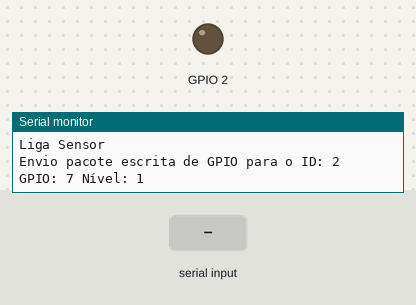
Simulated run of this sketch. Board: ESP8266 (NodeMCU). Shown: output pins drawn as LEDs (lit = HIGH), the last lines printed to the serial monitor. Inputs (shaded band) come from the test bench. WiFi joins after 1.5 s; servers stay silent unless stated.

Above: at 4.7 s.
4.8 s: "Federal 2014\n" received over the second serial link
At 14.7 s:
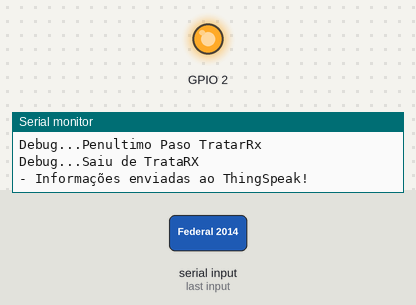
Timing chart, 0 to 16.4 s (numbered marks = the images above; inputs shaded):
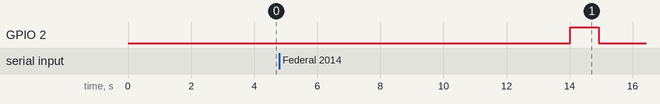

The sketch:

MestreIncendio.ino
```cpp
//=======================================================================================//
/*  Modificado por Ivanovich 17/06.  Liga uma saida do RAdio e le a entrada analogica, desliga a saida do radio

 Radioenge Equip. de Telecom.
 Abril de 2020
 Código exemplo para uso dos módulos LoRaMESH com o ESP8266 + ThingSpeak

 Fontes consultadas:
https://circuits4you.com/2018/01/02/esp8266-timer-ticker-example/ 08-04-2020
https://stackoverflow.com/questions/5697047/convert-serial-read-into-a-useable-string-using-arduino //08/04/2020
https://www.filipeflop.com/blog/esp8266-com-thingspeak/ //13-04-2020

 */


#include <ESP8266WiFi.h>
//#include <Ticker.h>
#include<SoftwareSerial.h>
//========SoftwareSerial==================
SoftwareSerial SWSerial(4, 5);  //D2, D1 : Será usada a serial por software para deixar livre a serial do monitor serial
//===============Timer====================
//Ticker blinker;

/* defines - wi-fi */
//#define SSID_REDE "Federal 2014" /* coloque aqui o nome da rede que se deseja conectar */
//#define SENHA_REDE "bucaramanga" /* coloque aqui a senha da rede que se deseja conectar */
#define SSID_REDE "ENG_TER_2G" /* coloque aqui o nome da rede que se deseja conectar */
#define SENHA_REDE "engenharia235" /* coloque aqui a senha da rede que se deseja conectar */
//#define SSID_REDE "iPhone de Ivan" /* coloque aqui o nome da rede que se deseja conectar *
//#define SENHA_REDE "1234567n" /* coloque aqui a senha da rede que se deseja conect


//#define INTERVALO_ENVIO_THINGSPEAK 60000 /* intervalo entre envios de dados ao ThingSpeak (em ms) */

#define LED_PLACA 16


/* constantes e variáveis globais */
char endereco_api_thingspeak[] = "api.thingspeak.com";
String chave_escrita_thingspeak = "DMU34DLNR83EQP4G";  /* Coloque aqui sua chave de escrita do seu canal */
unsigned long last_connection_time;
bool first_time=true;

//constantes e variáveis globais
unsigned long millisTarefa1 = millis();
const unsigned long timeGetInfo =1200000;  //Tempo para puxar dados do sensor 20 minutos
char EnderecoAPIThingSpeak[] = "api.thingspeak.com";
//String ChaveEscritaThingSpeak = "6S9XXXXXXXXXX5T4"; //Write API Key da sua conta no ThingSpeak.com


long lastConnectionTime;
WiFiClient client;
int count = 0;
char inData[255]; // Buffer com tamanho suficiente para receber qualquer mensagem
char inChar=-1; // char para receber um caractere lido
byte indice = 0; // índice para percorrer o vetor de char = Buffer
const int nRadios=5;
int listaEndDevices[nRadios] = {2,2,2,2,2};//pode aumentar o tamanho do arry e incluir um novo ID. coloquei 1,2,1,2,1 ... porque no teste só temos os IDs 1 e 2 ... em uma rede maior ... deve-se cololcar os IDs existentes 1,2,3,50,517, 714,... qualquer inteiro de 1 até 1023.
int polingID=0;//usado para escolher qual ID do vetor acima será usado.
char flag= false; //flag usada para avisar que a serial recebeu dados
char comandos = 0;//usado para escolher qual comando enviar.
char listaGPIO[]={5,0}; // usado para ler as GPIOs que estão neste vetor ... pode-se ler da 0 até 7
char mensaje='a';
long valorAD;
//===============================================================================
////Timer : Quando este timer "estourar" ... o led mudará seu estado e será incrementado o tempo usado no polling.
//void ICACHE_RAM_ATTR onTimerISR(){
//    digitalWrite(LED_BUILTIN,!(digitalRead(LED_BUILTIN)));  //Toggle LED Pin
//    timer1_write(600000);//12us
//    count++;
//}
//================================================================================

// ===================== protótipos das funções  =================================
char lerSerial();
//char TrataRX(byte indice);
void TrataRX(byte indice);
void escreve(int contador);
char LerGPIO(int id, char gpio);
char SetGPIO(int id, char gpio, char nivel);
uint16_t CalculaCRC(char* data_in, uint32_t length);
void EnviarSerial(int id, char mensaje, int muda);
void lerRadio();
void envia_informacoes_thingspeak(String string_dados);
//================================================================================


void setup() {

  Serial.begin(9600);
  SWSerial.begin(9600);

  last_connection_time = 0;

    /* Inicializa sensor de temperatura e umidade relativa do ar */

    /* Inicializa e conecta-se ao wi-fi */
  init_wifi();

  // connect to wifi.
//  WiFi.begin(WIFI_SSID, WIFI_PASSWORD);
//  Serial.print("conectando");
//  while (WiFi.status() != WL_CONNECTED)
//  {
//    Serial.print("Conectando...\n");
//    delay(500);
//  }
//  Serial.println();
//  Serial.print("conectado: ");
//  Serial.println(WiFi.localIP());
  pinMode(LED_BUILTIN, OUTPUT); // Initialize the LED_BUILTIN pin as an output
  //Initialize Ticker every 0.5s
//  timer1_attachInterrupt(onTimerISR);
//  timer1_enable(TIM_DIV16, TIM_EDGE, TIM_SINGLE);
//  timer1_write(600000); //120 ms altera o tempo do timer para 120ms
}


// the loop function runs over and over again forever
void loop() {
  char dois='2';
  char um='1';
  int id;
  char fields_a_serem_enviados[100] = {0};
//EnviarSerial(2, dois,2);
//digitalWrite(LED_BUILTIN, HIGH);
//delay(5000);
//EnviarSerial(2,um,1);
//digitalWrite(LED_BUILTIN, LOW);
//delay(5000);
//flag= LerSerial(); // verifica se a serial por software recebeu alguma informação. Ser quiser usar a serial nativa para receber dados...  tem que implementar uma nova função.
 if (client.connected())
    {
        client.stop();
        Serial.println("- Desconectado do ThingSpeak");
        Serial.println();
    }

    /* Garante que a conexão wi-fi esteja ativa */
    verifica_conexao_wifi();

if (((millis() - millisTarefa1)>timeGetInfo) || (first_time==true))
{
        first_time=false;
        //int id_radio=listaEndDevices[id];
        millisTarefa1=millis();
        id=listaEndDevices[polingID%nRadios];
        //LerNivelRx(id);//%nRadios porque o array com IDs de EndDevices a ser percorrido só tem 5 endereços... pode-se diminuir ou aumentar ... depende do número de IDs/EndDevices existentes na rede
        //lerRadio();

        Serial.println("Liga Sensor");//imprime na serial do monitor
        SetGPIO(id, 0x07, 0x01); //IMPORTANTE: Aqui temos uma ação... Se a entrada digital estiver em nível alto então... é chamada a função SetGPIO que por sua vez envia o comando para ligar a o gpio 7 e acinar o Relé ...
        lerRadio();
        Serial.println("Terminou Trecho do LigaSensor");
        delay(4000);

        Serial.println("Solicita leitura da entrada análoga");//imprime na serial do monitor
        LerGPIO(id, listaGPIO[0]);//%5 porque o array com IDs de EndDevices a ser percorrido só tem 5 endereços
        valorAD=0; //Zera o valor analógico - Teste para zerar o valor no thingspeak quando não recebe dado
        lerRadio();

        sprintf(fields_a_serem_enviados,"field1=%.2f&field2=%.2f", (3.3/4096)*valorAD,(3.3/4096)*valorAD);
        envia_informacoes_thingspeak(fields_a_serem_enviados);

        Serial.println("Desliga Sensor");//imprime na serial do monitor
        SetGPIO(id, 0x07, 0x00); //IMPORTANTE: Aqui temos uma ação... Se a entrada digital estiver em nível alto então... é chamada a função SetGPIO que por sua vez envia o comando para ligar a o gpio 7 e acinar o Relé ...
        lerRadio();
        polingID++;

}


}

void lerRadio()
{
  delay(1000);
  flag= LerSerial(); // verifica se a serial por software recebeu alguma informação. Ser quiser usar a serial nativa para receber dados...  tem que implementar uma nova função.
  if (flag)//pode-se colocar o LerSerial() dentro do if, mas fica mais claro de mostrar usando a flag.
  {
     TrataRX(indice);//chama a função que vai interpretar o que foi recebido na serial por software
     Serial.println("Debug...Saiu de TrataRX");
  }
  delay(2000);
}

//======================  função para ENVIO TRANSPARENTE ====================
void EnviarSerial(int id, char mensaje,int muda) //02 00 C2 01 07 01 00 6A 65  //02 00 C2 01 07 00 00 6B F5
{
  char id_lsb = id&0xFF; //separando o ind em dois bytes para enviar no pacote; &0xFF pega somente os 8 bits menos significativos
  char id_msb = (id>>8)&0xFF;//bitwise desloca os 8 bits mais signficativos e pega somente a parte msb do int
  char comando = 28; // comando referente a GPIO
  char sub_cmd_escrita_gpio = 0x01; //comando de escrita/acionamento da GPIO
  //char pacote[]={id_lsb, id_msb, comando,mensaje, 0x0D,0x0A, 0x00,0x00};
  char pacote[]={id_lsb, id_msb, comando,mensaje, 0x00,0x00};
  int crc = CalculaCRC(pacote, 4);
  pacote[4] = crc&0xFF;
  pacote[5]= ((crc>>8)&0xFF);


  SWSerial.write(pacote,6);//para enviar qualquer pacote para o EndDevice use a função write!
  Serial.print("Envio pacote escrita de GPIO para o ID: ");//somente para aparecer no monitor serial do Arduino
  Serial.print(id);
  Serial.print(" Mensaje Enviado: ");
  Serial.print(mensaje);
  Serial.print(" PacoteEnviado ");
  for (int i=0; i<6; i++)
  {
  Serial.print(pacote[i],DEC);
  Serial.print("|");

  }

  Serial.println("End");
}
//=========================== função para vericar se recebeu alguma informação na serial por software pinos D1 e D2 ===================
char LerSerial( )
{
    indice=0;
    while (SWSerial.available() > 0) // Don't read unless// there you know there is data
    {
        if(indice < 254) // One less than the size of the array
        {
            inChar = SWSerial.read(); // Read a character
            inData[indice] = inChar; // Store it
            delay (10);
            indice++; // Increment where to write next
            inData[indice] = '\0'; // Null terminate the string
        }
    }
    if(indice>0)
    {
        return(1); //retorno da função avisando que recebeu dados na serial
    }
    else
    {
      return (0);
    }

}
//-----------------------------------------------------------------------------//

//================== tratamento do que recebeu na serial ========================
void TrataRX(byte indice) //IMPORATANTE: O terceiro byte [2] é sempre o comando... sabendo o comando sabemos como tratar o restante do pacote
{
      //Serial.println(inData); //mostra no console serial
      for (byte i = 0; i < 14; i++)
      {
        Serial.print(i, DEC);
        Serial.print(" = ");
        Serial.print(inData[i],DEC);
        Serial.print("|");
      }
      Serial.println();
      if(indice>5)//verifica se recebeu uma reposta de comando maior que 5 bytes para não ler dados inválidos
      {
        int id=inData[0]+inData[1]*256;//id msb*256+id lsb converte os dois primeiros bytes em um int que é o id do EndDevice de origem
        if(inData[2] == 0xD5)//0xD5 ou 213 decimal é o comando de leitura de nível de RX byte3=máximo byte 4 = médio byte 5=nmínimo
        {
          char sinal = inData[6]; //valor médio do nível de RX do EndDevice no sétimo byte do array
          char buf[35];//buffer para montar uma string a ser envida na serial do monitor
          sprintf(buf,"ID Origem: %d Nivel RX: -%d dBm",id, sinal);  //format two ints into character array
          Serial.println(buf);
        }
        if(inData[2] == 0xC2 )//resposta de comando na GPIO
        {
          if(inData[4] == 0x00 && inData[3] == 0x00)//[4]== 0: resposta ok. sem erro! [3] == 0: resposta de leitura
          {

            if(inData[6] & 0x80)//verifica se o primeiro bit do byte 6 é 1... se for 1.. o pacote contém a resposta de uma porta digitial então o próximo byte pode ser zero ou um
            {
              Serial.println("Leitura de GPIO / Porta Digital"); //imprime na serial do monitor ... somente para acompanhar o que está acontecendo.
              Serial.print("EndDevice id: ");//imprime na serial do monitor .
              Serial.print(id);//imprime na serial do monitor .
              Serial.print("  GPIO: ");//imprime na serial do monitor .
              Serial.println((int)inData[5]);//qual GPIO de 0 a 7//imprime na serial do monitor .
              char infoTTS[15] = {0};
              char valor = '0';
              if(inData[7] == 1)
              {
                Serial.println("Nível Alto");//imprime na serial do monitor
                valor = '1';
                Serial.println("Envia comando para ligar a gpio07");//imprime na serial do monitor
                SetGPIO(id, 0x07, 0x01); //IMPORTANTE: Aqui temos uma ação... Se a entrada digital estiver em nível alto então... é chamada a função SetGPIO que por sua vez envia o comando para ligar a o gpio 7 e acinar o Relé ...
              }
              else
              {
                Serial.println("Nível Baixo");
                valor = '0';
                Serial.println("Envia comando para desligar a gpio07");
                SetGPIO(id, 0x07, 0x00); //IMPORTANTE: Aqui temos uma ação... Se a entrada digital estiver em baixo alto então... é chamada a função SetGPIO que por sua vez envia o comando para desligar a o gpio 7 e acinar o Relé ...
              }
               if(id == 1)//Aqui como na rede de testes temos somente o ID 1 e ID2
                {
                  sprintf(infoTTS,"field2=%c", valor );
                }
                else if(id == 2)
                {
                  sprintf(infoTTS,"field4=%c", valor );
                }
              //EnvioTheThingSpeak(infoTTS);
            }
            else //resposta de leitura de uma porta analógica
            {

              Serial.println("Leitura de GPIO / Porta Analógica");//imprime na serial do monitor
              Serial.print("EndDevice id: ");
              Serial.print(id);
              Serial.print("  GPIO: ");
              Serial.print((int)inData[5]);//qual GPIO de 0 a 7
              valorAD=inData[6]*256+inData[7];
              Serial.print("Leitura em BITs: ");
              Serial.println(valorAD);
              Serial.print("Leitura em Volts: ");
              Serial.println((3.3/4096)*valorAD);
              char infoTTS[15] = {0};
              if(id == 1)
                {
                  sprintf(infoTTS,"field1=%.2f", ((3.3/4096)*valorAD) );
                }
                else if(id == 2)
                {
                  sprintf(infoTTS,"field3=%.2f", ((3.3/4096)*valorAD) );
                }
                Serial.println("Debug...Saindo da leitura de volts");
              //EnvioTheThingSpeak(infoTTS);
            }
          }
          else if(inData[4] == 0x01)
          {
            Serial.println("Erro na leitura ou tentativa de ler uma porta configurada como saída.");
          }
          else if(inData[3] == 0x01)
          {
            Serial.println("Comando de setGpio foi recebido pelo endDevice.");
          }
        }
        Serial.println("Debug...AntePenultimo Paso TratarRx");
      }
      Serial.println("Debug...Penultimo Paso TratarRx");
}

//====================================================
void escreve(int contador)
{
   Serial.println(count);
}
//=====================================================

//===================cálculo do CRC16==================
/**
*@brief Calcula CRC16.
*@param data_in: Ponteiro para o buffer contendo os dados.
*@param length: Tamanho do buffer
*@retval Valor de 16 bits representando o CRC16 do buffer
fornecido. */
#define CRC_POLY (0xA001)
uint16_t CalculaCRC(char* data_in, uint32_t length)
{
uint32_t i;
uint8_t bitbang, j;
uint16_t crc_calc;
crc_calc = 0xC181;
for(i=0; i<length; i++)
{
crc_calc ^= ((uint16_t)data_in[i]) & 0x00FF;
for(j=0; j<8; j++)
{
bitbang = crc_calc;
crc_calc >>= 1;
if(bitbang & 1)
{
crc_calc ^= CRC_POLY;
}
}
}
return crc_calc;
}
//==========================================================================

//===================  função para leitura no nível de RX  =================
char LerNivelRx(int id)
{
  char id_lsb = id&0xFF; //separando o ind em dois bytes para enviar no pacote; &0xFF pega somente os 8 bits menos significativos
  char id_msb = (id>>8)&0xFF;//bitwise desloca os 8 bits mais signficativos e pega somente a parte msb do int
  char comando = 0xD5;//comando de leitura do nível de recepção
  char pacote[]={id_lsb, id_msb, comando,0x00, 0x00, 0x00, 0x00,0x00};
  int crc = CalculaCRC(pacote, 6);
  pacote[6] = crc&0xFF;
  pacote[7]= ((crc>>8)&0xFF);
  SWSerial.write(pacote,8);//para enviar qualquer pacote para o EndDevice use a função write!
  Serial.print("Envio pacote leitura de nível de RX \"RSSI\" para o ID: ");//somente para aparecer no monitor serial do Arduino
  Serial.println(id);
  return(1);
}

//==========================================================================

//======================  função para leitura das GPIO  ====================
char LerGPIO(int id, char gpio)
{
  char id_lsb = id&0xFF; //separando o ind em dois bytes para enviar no pacote; &0xFF pega somente os 8 bits menos significativos
  char id_msb = (id>>8)&0xFF;//bitwise desloca os 8 bits mais signficativos e pega somente a parte msb do int
  char comando = 0xC2; //comando referente a GPIO
  char sub_cmd_leitura_gpio = 0x00; // subcomando de leitura da GPIO
  char pacote[]={id_lsb, id_msb, comando, sub_cmd_leitura_gpio, gpio, 0x00, 0x00,0x00};
  //char pacote[]={id_lsb, id_msb, comando, sub_cmd_leitura_gpio, 0x00, gpio,  0x00,0x00};
  int crc = CalculaCRC(pacote, 6);
  pacote[6] = crc&0xFF;
  pacote[7]= ((crc>>8)&0xFF);
  SWSerial.write(pacote,8);
  Serial.print("Envio pacote leitura de GPIO para o ID: ");//somente para aparecer no monitor serial do Arduino
  Serial.print(id);
  Serial.print(" GPIO: ");
  Serial.println(gpio,DEC);
  return(1);
}

//==========================================================================

//======================  função para Acionamento da GPIO  ====================
char SetGPIO(int id, char gpio, char nivel) //02 00 C2 01 07 01 00 6A 65  //02 00 C2 01 07 00 00 6B F5
{
  char id_lsb = id&0xFF; //separando o ind em dois bytes para enviar no pacote; &0xFF pega somente os 8 bits menos significativos
  char id_msb = (id>>8)&0xFF;//bitwise desloca os 8 bits mais signficativos e pega somente a parte msb do int
  char comando = 0xC2; // comando referente a GPIO
  char sub_cmd_escrita_gpio = 0x01; //comando de escrita/acionamento da GPIO
  char pacote[]={id_lsb, id_msb, comando, sub_cmd_escrita_gpio, gpio, nivel, 0x00,0x00};
  int crc = CalculaCRC(pacote, 6);
  pacote[6] = crc&0xFF;
  pacote[7]= ((crc>>8)&0xFF);
  SWSerial.write(pacote,8);
  Serial.print("Envio pacote escrita de GPIO para o ID: ");//somente para aparecer no monitor serial do Arduino
  Serial.print(id);
  Serial.print(" GPIO: ");
  Serial.print(gpio,DEC);
  Serial.print(" Nível: ");
  Serial.println(nivel,DEC);
  return(1);
}

/* Função: envia informações ao ThingSpeak
* Parâmetros: String com a informação a ser enviada
* Retorno: nenhum
*/
void envia_informacoes_thingspeak(String string_dados)
{
    if (client.connect(endereco_api_thingspeak, 80))
    {
        /* faz a requisição HTTP ao ThingSpeak */
        client.print("POST /update HTTP/1.1\n");
        client.print("Host: api.thingspeak.com\n");
        client.print("Connection: close\n");
        client.print("X-THINGSPEAKAPIKEY: "+chave_escrita_thingspeak+"\n");
        client.print("Content-Type: application/x-www-form-urlencoded\n");
        client.print("Content-Length: ");
        client.print(string_dados.length());
        client.print("\n\n");
        client.print(string_dados);

        last_connection_time = millis();
        Serial.println("- Informações enviadas ao ThingSpeak!");
        piscar(900);
    }
}
void init_wifi(void)
{
    Serial.println("------WI-FI -----");
    Serial.println("Conectando-se a rede: ");
    Serial.println(SSID_REDE);
    Serial.println("\nAguarde...");

    conecta_wifi();
}

/* Função: conecta-se a rede wi-fi
* Parametros: nenhum
* Retorno: nenhum
*/
void conecta_wifi(void)
{
    /* Se ja estiver conectado, nada é feito. */
    if (WiFi.status() == WL_CONNECTED)
    {
        return;
    }

    /* refaz a conexão */
    WiFi.begin(SSID_REDE, SENHA_REDE);

    while (WiFi.status() != WL_CONNECTED)
    {
        delay(100);
        digitalWrite(LED_PLACA, LOW);
    }

    Serial.println("Conectado com sucesso a rede wi-fi \n");
    Serial.println(SSID_REDE);
    digitalWrite(LED_PLACA, HIGH);
    piscar(500);
    piscar(500);
}

/* Função: verifica se a conexao wi-fi está ativa
* (e, em caso negativo, refaz a conexao)
* Parametros: nenhum
* Retorno: nenhum
*/
void verifica_conexao_wifi(void)
{
    conecta_wifi();
}

/* Função para piscar o led cada vez que a informação é enviada
 *
 *
 */
 void piscar(int tempo)
 {
  digitalWrite(LED_BUILTIN, HIGH);
  delay(tempo);
  digitalWrite(LED_BUILTIN, LOW);
  delay(tempo);
 }


//==========================================================================

//
//
//char EnvioTheThingSpeak(String dados)
//{
//if (client.connect(EnderecoAPIThingSpeak, 80))
//    {
//        /* faz a requisição HTTP ao ThingSpeak */
//        client.print("POST /update HTTP/1.1\n");
//        client.print("Host: api.thingspeak.com\n");
//        client.print("Connection: close\n");
//        client.print("X-THINGSPEAKAPIKEY: "+ChaveEscritaThingSpeak+"\n");
//        client.print("Content-Type: application/x-www-form-urlencoded\n");
//        client.print("Content-Length: ");
//        client.print(dados.length());
//        client.print("\n\n");
//        client.print(dados);
//        Serial.println("- Informações enviadas ao ThingSpeak!");
//        Serial.println(dados);
//    }
//}
```
